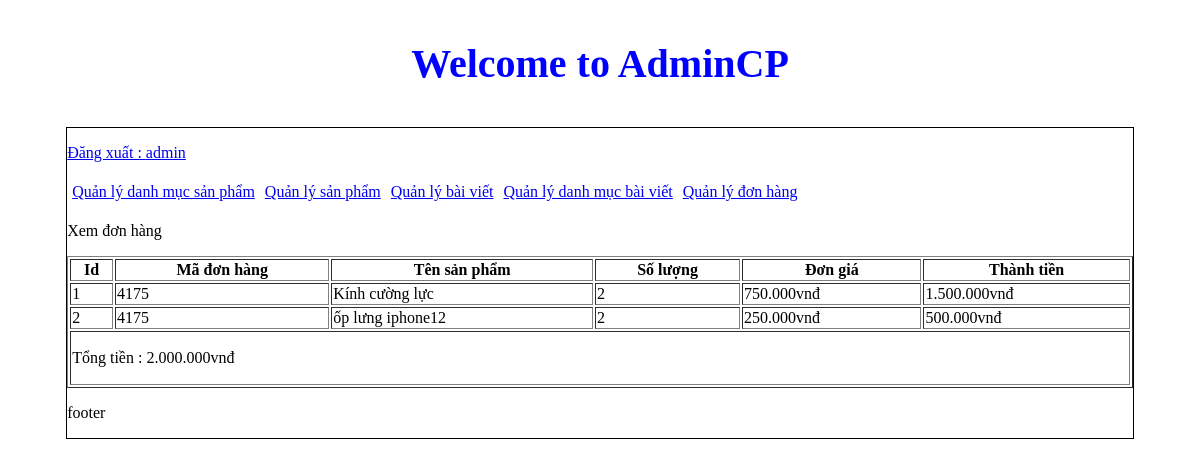
Screenshot of /admincp/index.php?action=donhang&query=xemdonhang&code=4175 (signed in) with the database file from the repository.
### tables this page shows
CREATE TABLE `tbl_cart_details` (
  `id_cart_details` int(11) NOT NULL,
  `code_cart` varchar(10) NOT NULL,
  `id_sanpham` int(11) NOT NULL,
  `soluongmua` int(11) NOT NULL
);

CREATE TABLE `tbl_sanpham` (
  `id_sanpham` int(11) NOT NULL,
  `tensanpham` varchar(250) NOT NULL,
  `masp` varchar(100) NOT NULL,
  `giasp` varchar(50) NOT NULL,
  `soluong` int(11) NOT NULL,
  `hinhanh` varchar(50) NOT NULL,
  `tomtat` text NOT NULL,
  `noidung` text NOT NULL,
  `tinhtrang` int(11) NOT NULL,
  `id_danhmuc` int(11) NOT NULL
);

### admincp/modules/quanlydonhang/xemdonhang.php (the view)
<p>Xem đơn hàng</p>
<?php
	$code = $_GET['code'];
	$sql_lietke_dh = "SELECT * FROM tbl_cart_details,tbl_sanpham WHERE tbl_cart_details.id_sanpham=tbl_sanpham.id_sanpham AND tbl_cart_details.code_cart='".$code."' ORDER BY tbl_cart_details.id_cart_details DESC";
	$query_lietke_dh = mysqli_query($mysqli,$sql_lietke_dh);
?>
<table style="width:100%" border="1" style="border-collapse: collapse;">
  <tr>
  	<th>Id</th>
    <th>Mã đơn hàng</th>
    <th>Tên sản phẩm</th>
    <th>Số lượng</th>
    <th>Đơn giá</th>
    <th>Thành tiền</th>
  </tr>
  <?php
  $i = 0;
  $tongtien = 0;
  while($row = mysqli_fetch_array($query_lietke_dh)){
  	$i++;
  	$thanhtien = $row['giasp']*$row['soluongmua'];
  	$tongtien += $thanhtien ;
  ?>
  <tr>
  	<td><?php echo $i ?></td>
    <td><?php echo $row['code_cart'] ?></td>
    <td><?php echo $row['tensanpham'] ?></td>
    <td><?php echo $row['soluongmua'] ?></td>
    <td><?php echo number_format($row['giasp'],0,',','.').'vnđ' ?></td>
    <td><?php echo number_format($thanhtien,0,',','.').'vnđ' ?></td>
  </tr>
  <?php
  }
  ?>
  <tr>
  	<td colspan="6">
   		<p>Tổng tiền : <?php echo number_format($tongtien,0,',','.').'vnđ' ?></p>
   	</td>
  </tr>
</table>

### rows the page displays
tbl_cart_details: code_cart "4175", id_sanpham.tensanpham "Kính cường lực", soluongmua "2", id_sanpham.giasp "750.000", thanhtien "1.500.000"
tbl_cart_details: code_cart "4175", id_sanpham.tensanpham "ốp lưng iphone12", soluongmua "2", id_sanpham.giasp "250.000", thanhtien "500.000"

### other values shown
$_SESSION['dangnhap'] "admin"
$tongtien "2.000.000"
